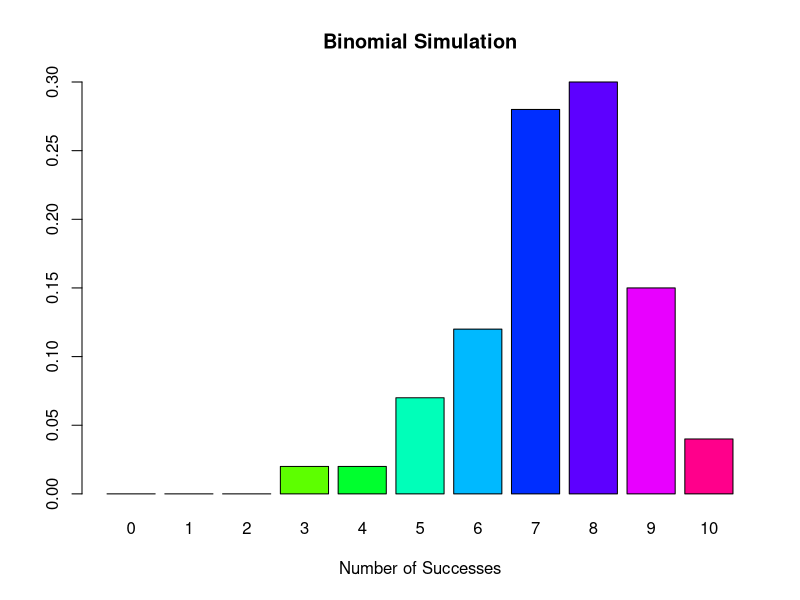
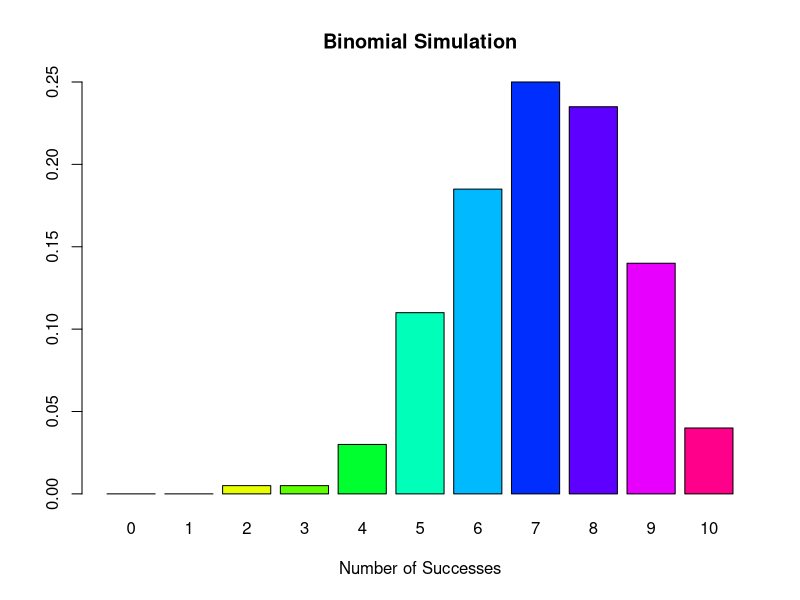
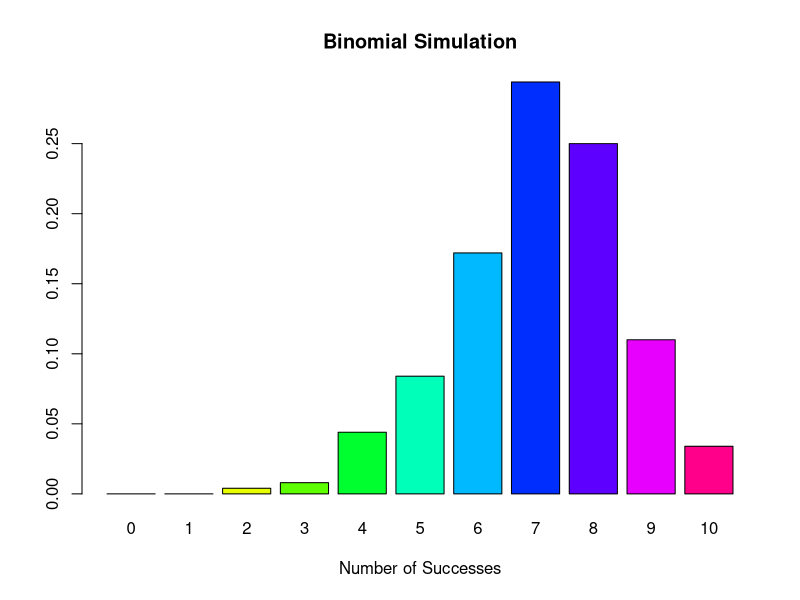
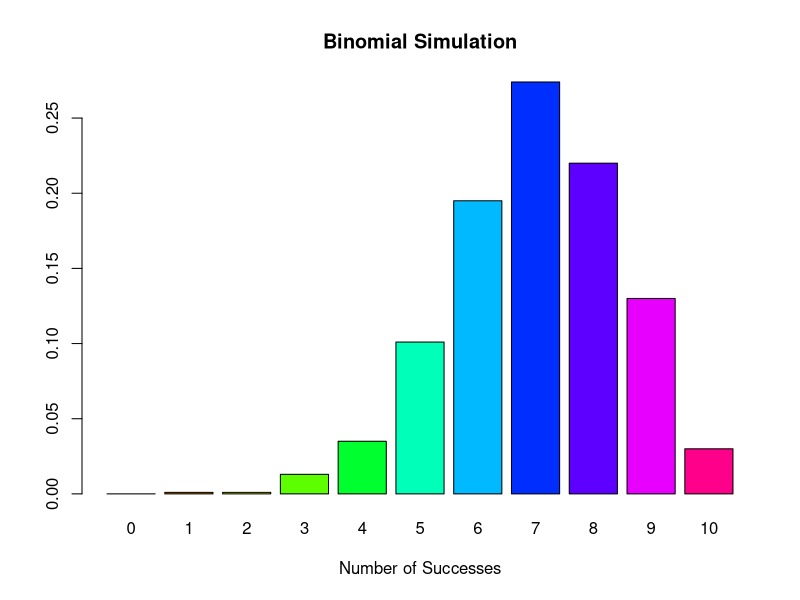
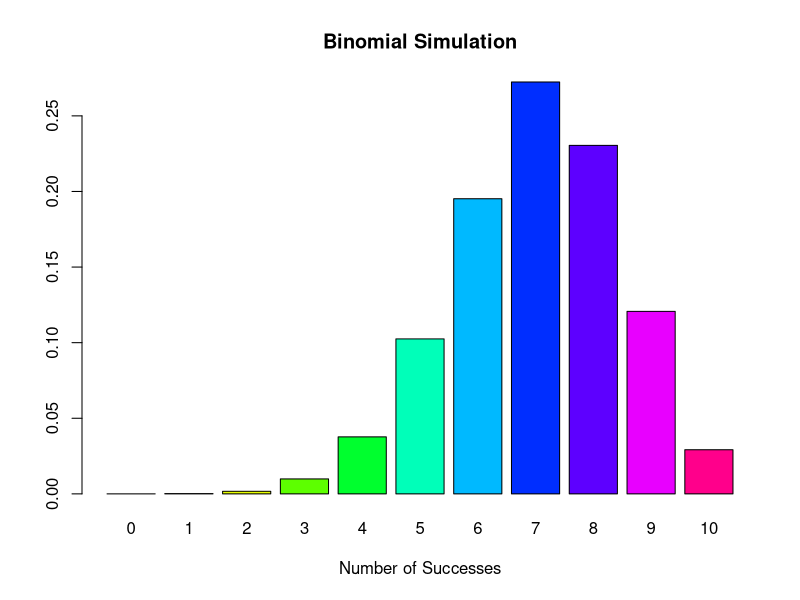
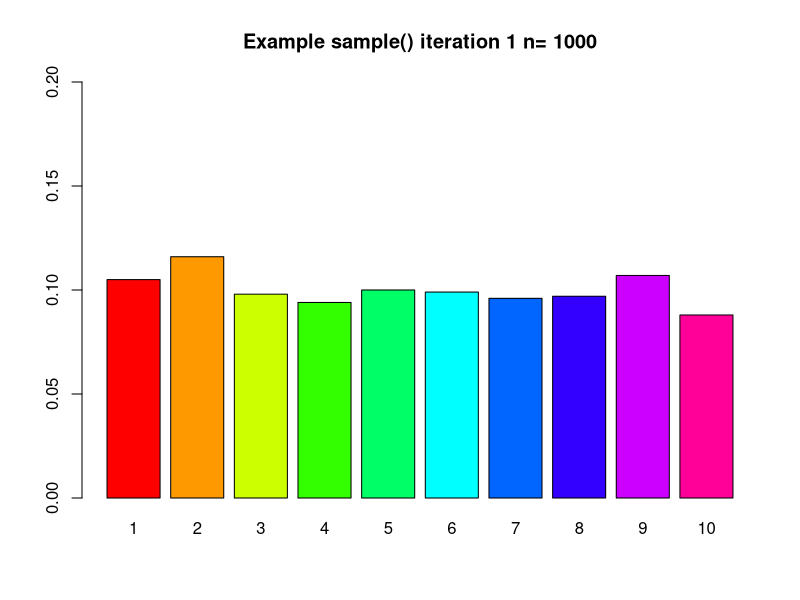
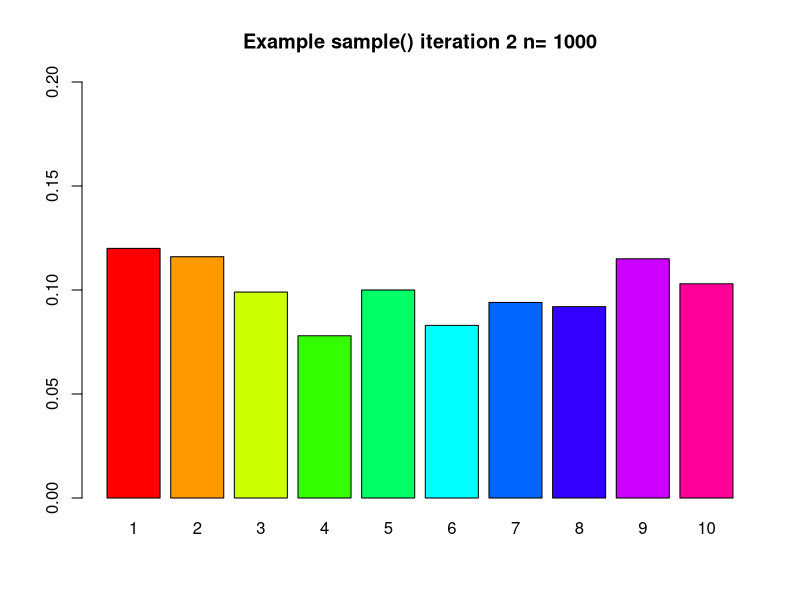
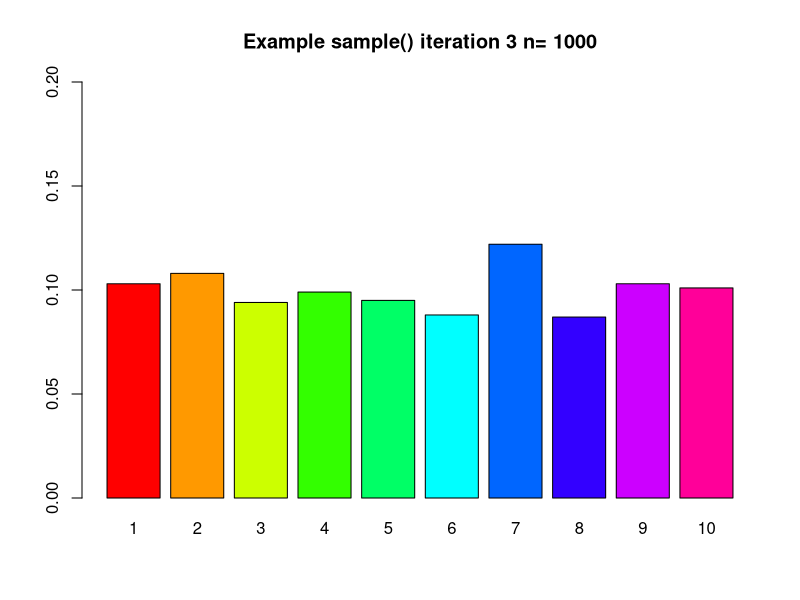

The R source for these figures, in order:
## ---- chunk 1
knitr::opts_chunk$set(echo = TRUE)
## ---- chunk 2
getwd()
## ---- chunk 3
mybin=function(iter,n=10,p=0.7) {
  # Create matrix filled with NA
  sam.mat=matrix(NA,nr=n,nc=iter,byrow = TRUE)
  # Vector to contain success trials
  succ=c()
  for(i in 1:iter){
    # Fill each column with a new sample
    sam.mat[,i]=sample(c(1,0),n,replace=TRUE,prob=c(p,1-p))
    # Calculate sum from the samples
    succ[i]=sum(sam.mat[,i])
  }
  # Create table of success
  succ.tab=table(factor(succ,levels=0:n))
  # Create barplot of the proportions
  barplot(succ.tab/(iter), col=rainbow(n+1),main="Binomial Simulation",xlab="Number of Successes")
  succ.tab/iter
}

mybin(iter=100)
mybin(iter=200)
mybin(iter=500)
mybin(iter=1000)
mybin(iter=10000)

dbin.tab=round(dbinom(0:10, size=10, prob=0.7),4)
names(dbin.tab) = 0:10
dbin.tab
## ---- chunk 4
sample(c(rep(1,12),rep(0,8)),size=5)

sample(c(1,0),size=20,prob=c(0.6,0.4),replace=TRUE)

rhyper(nn=5,m=12,n=8,k=100)

rhyper(nn=5,m=12,n=8,k=200)

rhyper(nn=5,m=12,n=8,k=500)

rhyper(nn=5,m=12,n=8,k=1000)

rhyper(nn=5,m=12,n=8,k=10000)

dhyp.tab=round(dhyper(0:10,12,8,10000),4)
## ---- chunk 5
mysample=function(n=1000,iter=30,time=1){
  for(i in 1:iter){
    s=sample(1:10,n,replace = TRUE)
    sf=factor(s,levels=1:10)
    barplot(table(sf)/n,beside=TRUE,col=rainbow(10), main=paste("Example sample()", " iteration ",i," n= ",n,sep=""),ylim=c(0,0.2))
    Sys.sleep(time)
  }
}

mysample()

## From the samples, the distribution appears close to uniform
## ---- chunk 6
choose(8,4)

ppois(q=4,lambda=2)

dnbinom(7,3,0.4)

pbinom(q=8,size=15,prob=0.4)
